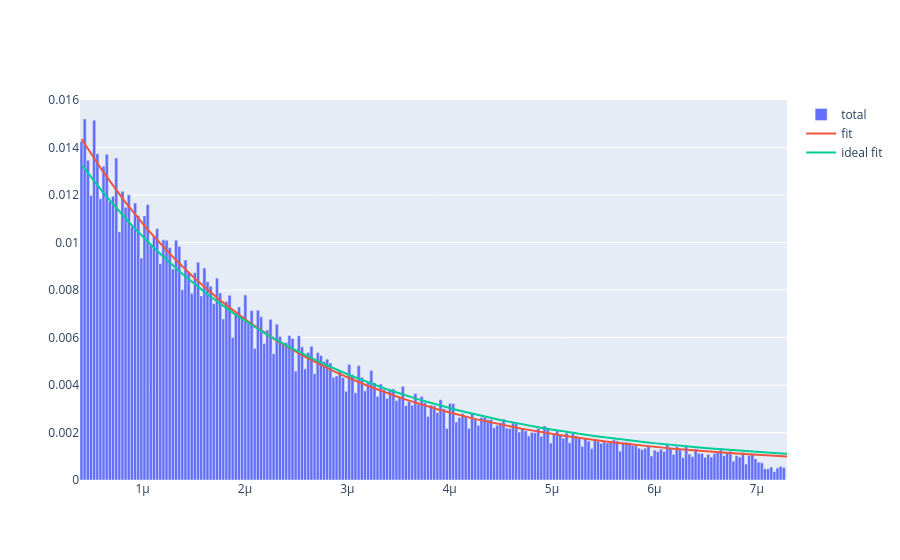

Notebook code for this chart:
### Markdown cell above
## Plot result + Discrepancy analysis

### Code cell
count,edges = np.histogram(data_refact , n_bins_na)


fig = go.Figure()
fig.add_trace(go.Bar(x=edges[:-1], y=count/len(data_refact), name='total', width=np.diff(edges)))

x_fit = np.linspace(min(data_refact) , max(data_refact) , n_bins_na)
y_fit = exp_unif_pdf( x_fit , min(data_refact) , max(data_refact), *full_analysis.values)*np.diff( edges )[0]
y_ideal_fit = exp_unif_pdf(x_fit , min(data_refact) , max(data_refact), full_analysis.values["freq_exp1"], TAU_MU , 0)*np.diff(edges)[0]
fig.add_trace(go.Scatter(x=x_fit, y=y_fit, mode='lines', name='fit', line=dict(shape='linear')))
fig.add_trace(go.Scatter(x=x_fit, y=y_ideal_fit, mode='lines', name='ideal fit', line=dict(shape='linear')))

### Figure 1 — Plotly figure (JSON) as saved in the notebook; plotly's stock layout.template omitted (floating-point values rounded to 4 significant figures; data arrays with more than 128 entries replaced by an {"elided": "..."} marker saying what was removed)
{"data": [{"name": "total", "type": "bar", "width": {"elided": "224 float values"}, "x": {"elided": "224 float values"}, "y": {"elided": "224 float values"}}, {"line": {"shape": "linear"}, "mode": "lines", "name": "fit", "type": "scatter", "x": {"elided": "224 float values"}, "y": {"elided": "224 float values"}}, {"line": {"shape": "linear"}, "mode": "lines", "name": "ideal fit", "type": "scatter", "x": {"elided": "224 float values"}, "y": {"elided": "224 float values"}}], "layout": {}}
